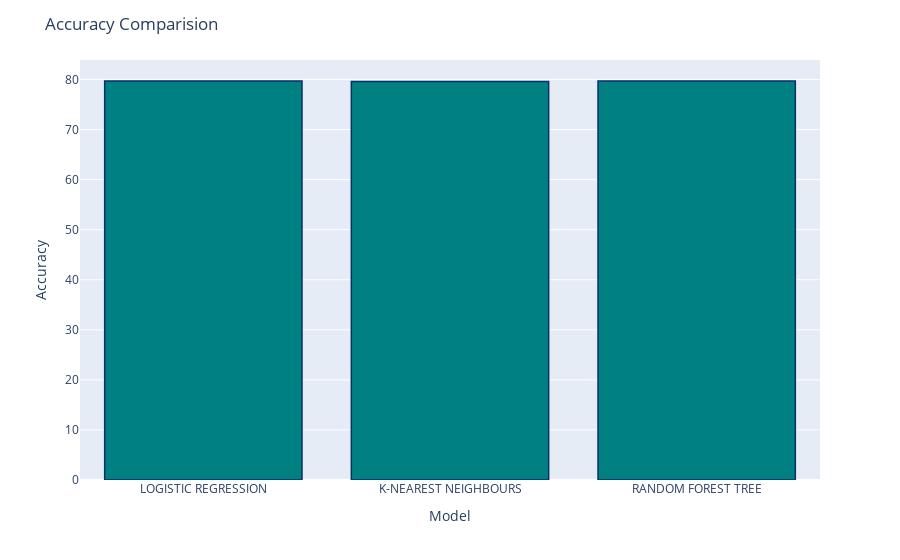

Here is the notebook cell this chart was saved with:
### Code cell
import plotly.express as px
fig = px.bar(x=list(accuracies.keys()), y=list(accuracies.values()))
fig.update_traces(marker_color='teal', marker_line_color='rgb(8,48,107)', marker_line_width=1.5)
fig.update_layout(title="Accuracy Comparision", xaxis_title="Model", yaxis_title="Accuracy")
fig.show()

### Figure 1 — Plotly figure (JSON) as saved in the notebook; plotly's stock layout.template omitted (floating-point values rounded to 4 significant figures)
{"data": [{"alignmentgroup": "True", "hovertemplate": "x=%{x}<br>y=%{y}<extra></extra>", "legendgroup": "", "marker": {"color": "teal", "line": {"color": "rgb(8,48,107)", "width": 1.5}, "pattern": {"shape": ""}}, "name": "", "offsetgroup": "", "orientation": "v", "showlegend": false, "textposition": "auto", "type": "bar", "x": ["LOGISTIC REGRESSION", "K-NEAREST NEIGHBOURS", "RANDOM FOREST TREE"], "xaxis": "x", "y": [79.69, 79.6, 79.69], "yaxis": "y"}], "layout": {"barmode": "relative", "legend": {"tracegroupgap": 0}, "margin": {"t": 60}, "title": {"text": "Accuracy Comparision"}, "xaxis": {"anchor": "y", "domain": [0, 1], "title": {"text": "Model"}}, "yaxis": {"anchor": "x", "domain": [0, 1], "title": {"text": "Accuracy"}}}}
